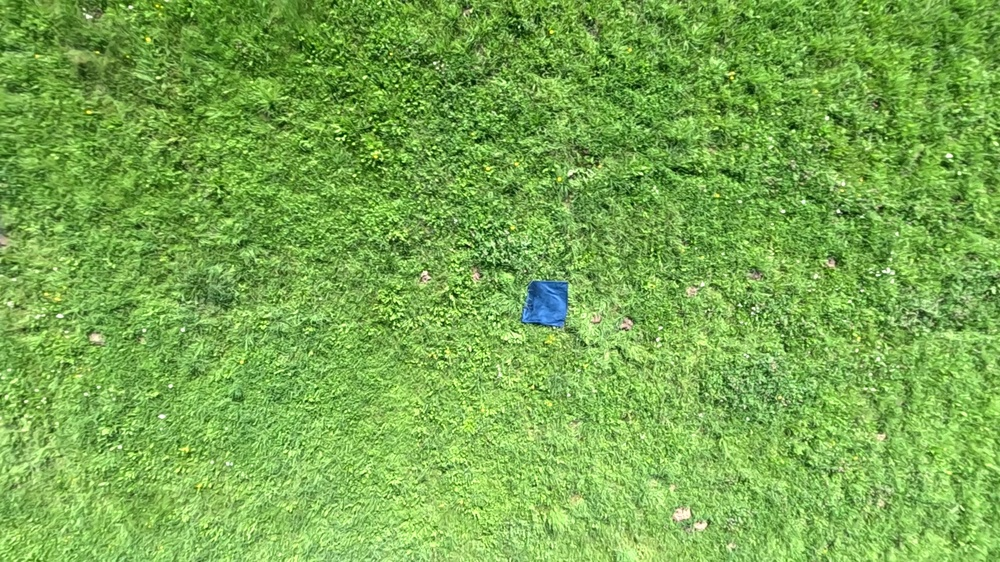
#> input picture AI_Prototyping/test_images/images/shapes_eval_0.jpg, 1000 x 562 px, shrunk from 1920 x 1080 before the run
$ python -i simple_shapes_detection.py   (imports and definitions only)
#> lines starting #> are read from the running program, lines starting #| are printed output that depends on the picture; after the words box and inside, x2 and y2 are one past the last pixel; in counts of white or black regions, pixels touching at a corner belong together
import cv2
import numpy as np


def shapes_detection(image):
    """
    Detects triangles and squares in an RGB image and marks them directly on the image.

    :param image: RGB numpy array of shape (height, width, 3) - will be modified in place
    :return: numpy array - The input image with detected shapes marked on it
    """

    result_image = image.copy()

    gray = cv2.cvtColor(image, cv2.COLOR_RGB2GRAY)
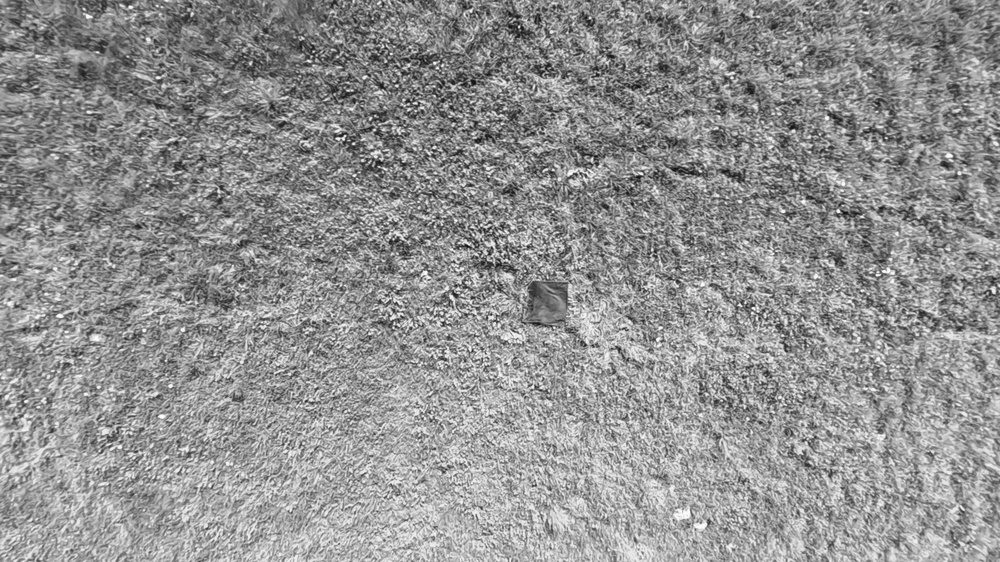
#> gray: shape (562, 1000); min 14, max 253, mean 145.6

    blurred = cv2.GaussianBlur(gray, (5, 5), 0)

    thresh = cv2.adaptiveThreshold(blurred, 255, cv2.ADAPTIVE_THRESH_GAUSSIAN_C,
                                   cv2.THRESH_BINARY, 11, 2)
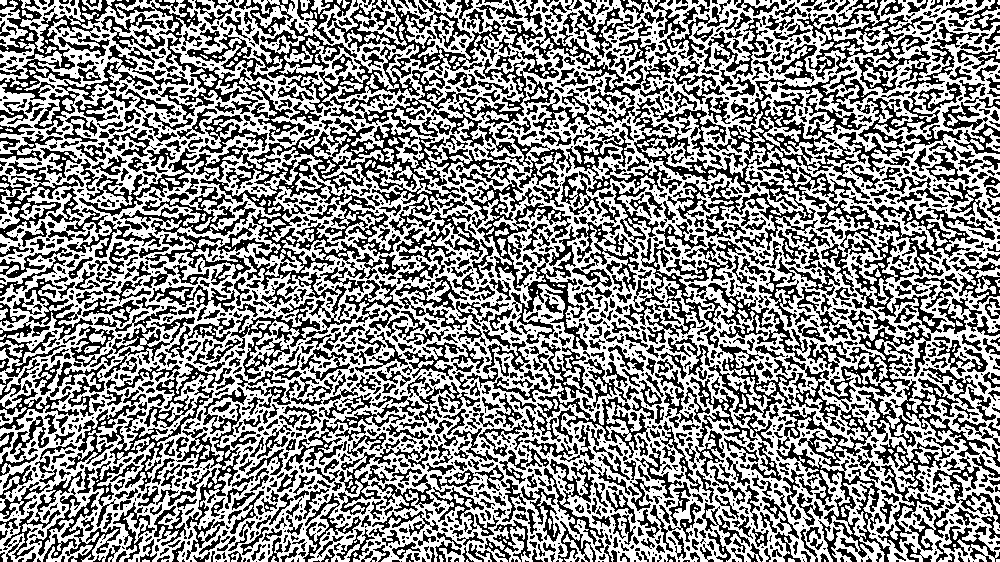
#> thresh: shape (562, 1000); 55% white; 2443 black regions (1171 under 20 px)

    contours, _ = cv2.findContours(thresh, cv2.RETR_EXTERNAL, cv2.CHAIN_APPROX_SIMPLE)
#> contours = 122 contours, 94 with area under 20; largest, box (x1, y1, x2, y2) and area: (0, 0, 1000, 562) 520712, (0, 0, 28, 50) 454, (504, 526, 525, 562) 246, (20, 203, 56, 220) 206, (978, 7, 1000, 28) 158

    for contour in contours:

        area = cv2.contourArea(contour)
        if area < 500:
            continue

        perimeter = cv2.arcLength(contour, True)
        epsilon = 0.02 * perimeter
        approx = cv2.approxPolyDP(contour, epsilon, True)

        vertices = len(approx)

        if vertices == 3:
            if _is_valid_triangle(approx, area):
                _mark_triangle(result_image, approx, contour)

        elif vertices == 4:
            if _is_square(approx, area):
                _mark_square(result_image, approx, contour)
#> this loop made 122 passes
#> area on passes 21, 27, 28, 32, 36, 45, 47, 50, 51, 53, 57: 245.5, 42.5, 123.5, 111.5, 43, 111, 22, 20, 206.5, 23, 130.5

    return result_image


# [19 lines left out: function _is_valid_triangle, not called in this run]


def _is_square(approx, area):
    """
    Validate if the approximated contour is a square.

    :param approx:Approximated contour points
    :param area: Contour area
    :return: bool - True if valid square
    """

    if not cv2.isContourConvex(approx):
        return False

    x, y, w, h = cv2.boundingRect(approx)

    aspect_ratio = w / h if h != 0 else 0
    if not (0.8 <= aspect_ratio <= 1.2):
        return False


    rect_area = w * h
    if rect_area == 0:
        return False

    area_ratio = area / rect_area

    if not (0.7 <= area_ratio <= 1.0):
        return False


    # return _check_right_angles(approx)
    return True


# [81 lines left out: functions _check_right_angles, _mark_triangle, _mark_square, not called in this run]

>>> import cv2
>>> picture = cv2.cvtColor(cv2.imread('test_images/images/shapes_eval_0.jpg'), cv2.COLOR_BGR2RGB)
>>> result = shapes_detection(picture)

$ run again, on AI_Prototyping/test_images/images/shapes_eval_1.jpg
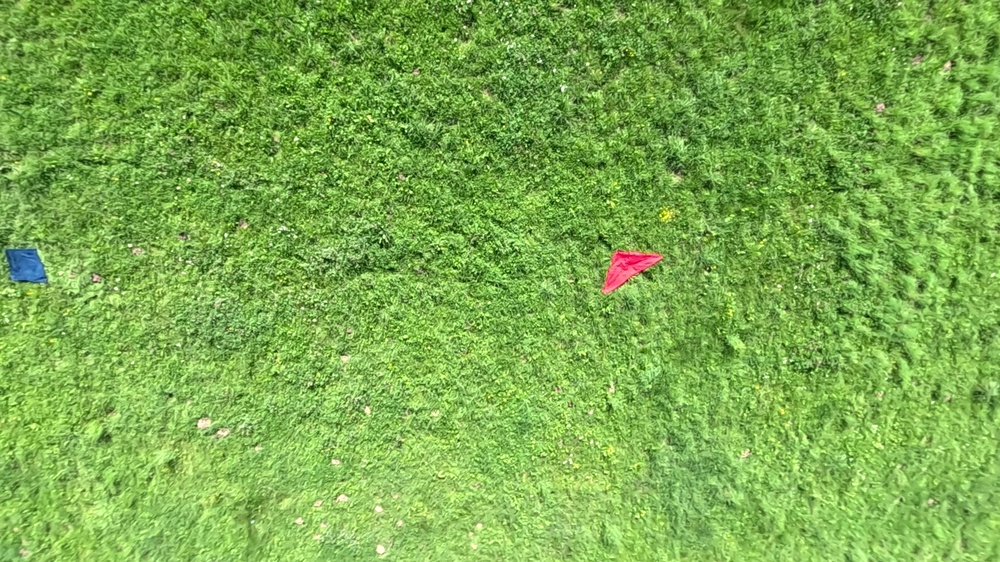
#> input picture AI_Prototyping/test_images/images/shapes_eval_1.jpg, 1000 x 562 px, shrunk from 1920 x 1080 before the run
#> in shapes_detection, `gray = cv2.cvtColor(image, cv2.COLOR_RGB2GRAY)`:
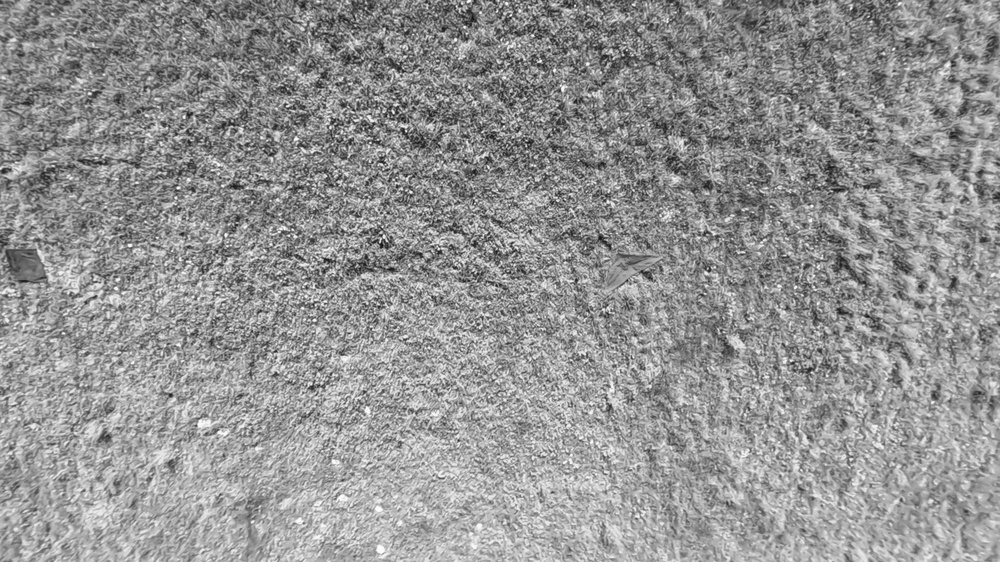
#> gray: shape (562, 1000); min 15, max 252, mean 147.5
#> in shapes_detection, `thresh = cv2.adaptiveThreshold(blurred, 255, cv2.ADAPTIVE_THRESH_GAUSS..`:
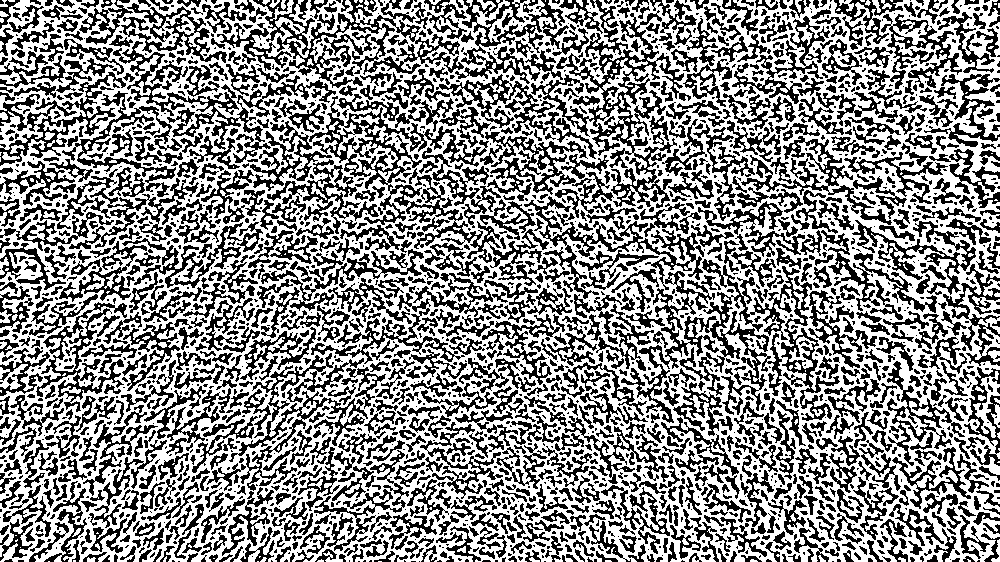
#> thresh: shape (562, 1000); 55.7% white; 2342 black regions (1154 under 20 px)
#> contours = 143 contours, 100 with area under 20; largest, box (x1, y1, x2, y2) and area: (0, 0, 1000, 562) 517376, (488, 0, 548, 43) 839, (973, 371, 1000, 438) 507, (602, 58, 632, 105) 328, (0, 364, 28, 390) 266
#> the loop in shapes_detection, `for contour in contours: ` made 143 passes
#> area on passes 13, 18, 19, 22, 30, 33, 38, 39: 23.5, 25.5, 51.5, 23.5, 85.5, 25.5, 265.5, 68.5

$ run again, on AI_Prototyping/test_images/images/shapes_eval_2.jpg
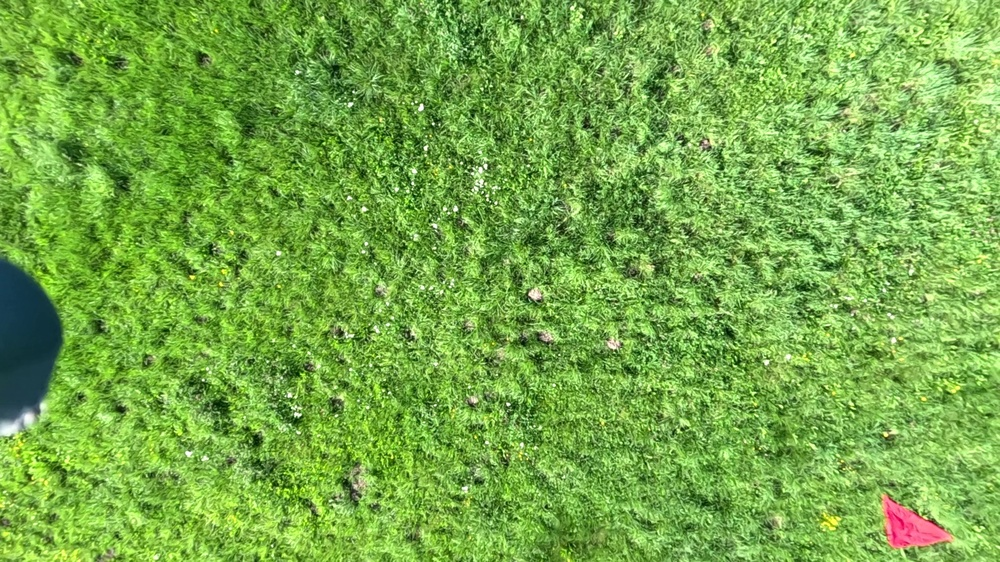
#> input picture AI_Prototyping/test_images/images/shapes_eval_2.jpg, 1000 x 562 px, shrunk from 1920 x 1080 before the run
#> in shapes_detection, `gray = cv2.cvtColor(image, cv2.COLOR_RGB2GRAY)`:
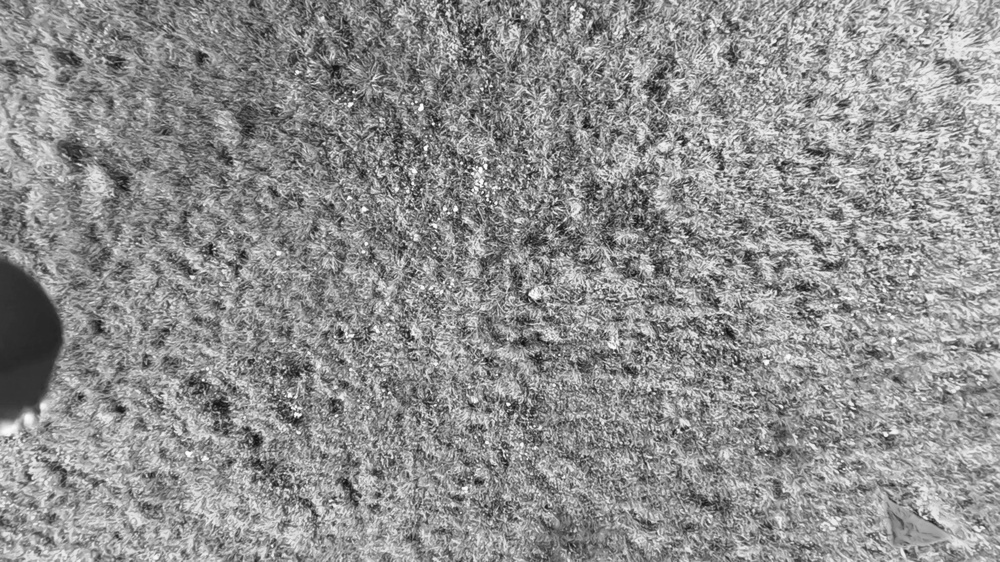
#> gray: shape (562, 1000); min 14, max 254, mean 143.4
#> in shapes_detection, `thresh = cv2.adaptiveThreshold(blurred, 255, cv2.ADAPTIVE_THRESH_GAUSS..`:
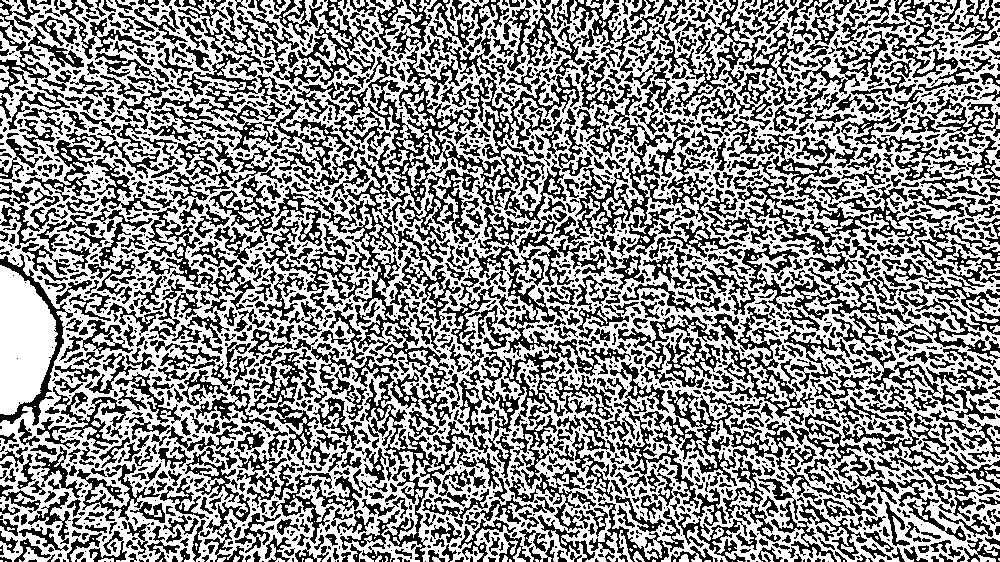
#> thresh: shape (562, 1000); 55.6% white; 2385 black regions (1254 under 20 px)
#> contours = 142 contours, 112 with area under 20; largest, box (x1, y1, x2, y2) and area: (0, 0, 1000, 562) 510598, (0, 265, 58, 415) 5990, (939, 324, 1000, 351) 496, (950, 0, 990, 31) 374, (445, 0, 461, 35) 220
#> the loop in shapes_detection, `for contour in contours: ` made 142 passes
#> area on passes 18, 19, 25, 27, 30, 35, 42, 44: 31, 20.5, 20, 45.5, 50.5, 53.5, 59, 59

$ run again, on AI_Prototyping/test_images/images/shapes_eval_3.jpg
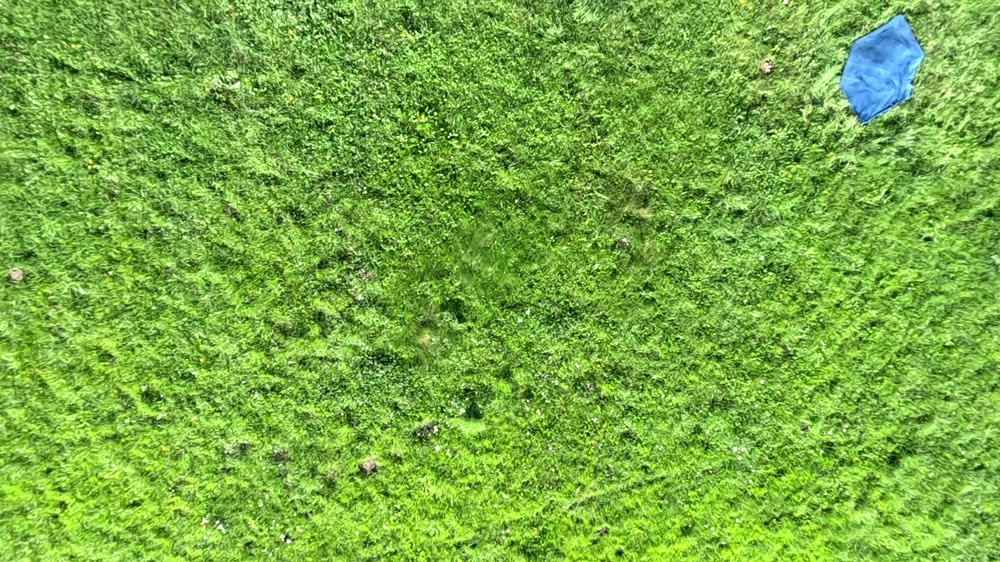
#> input picture AI_Prototyping/test_images/images/shapes_eval_3.jpg, 1000 x 562 px, shrunk from 1920 x 1080 before the run
#> in shapes_detection, `gray = cv2.cvtColor(image, cv2.COLOR_RGB2GRAY)`:
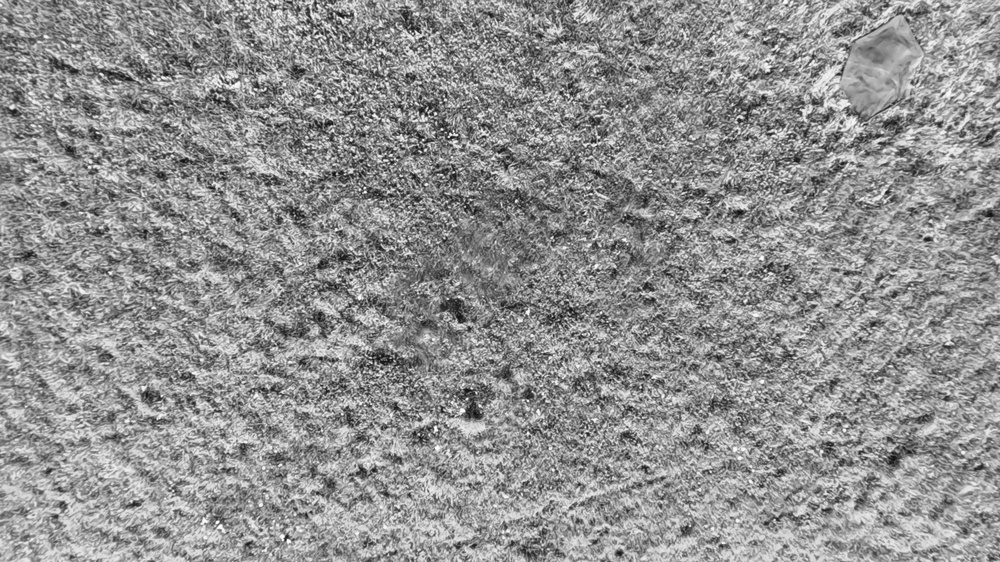
#> gray: shape (562, 1000); min 15, max 252, mean 145.1
#> in shapes_detection, `thresh = cv2.adaptiveThreshold(blurred, 255, cv2.ADAPTIVE_THRESH_GAUSS..`:
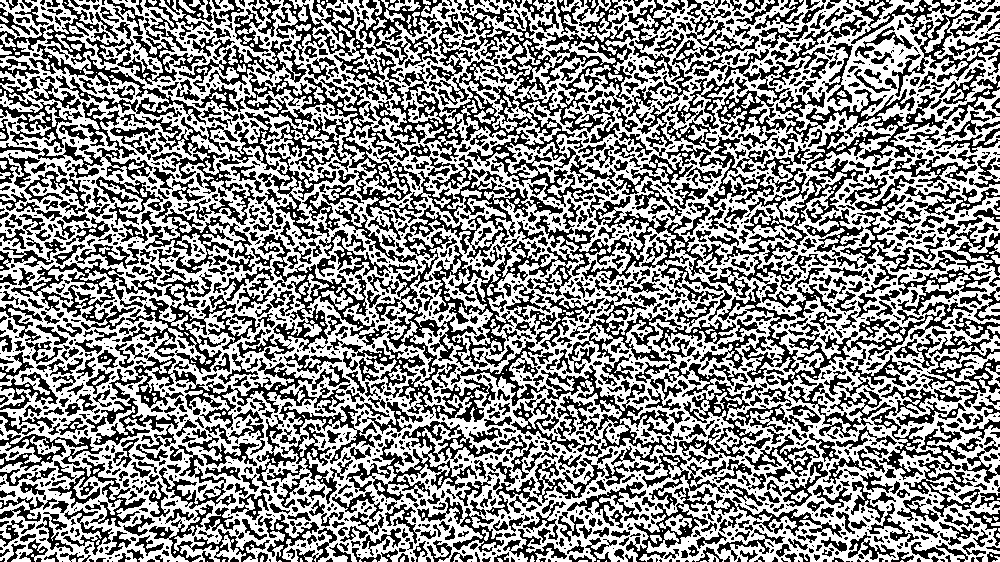
#> thresh: shape (562, 1000); 55.1% white; 2340 black regions (1203 under 20 px)
#> contours = 152 contours, 111 with area under 20; largest, box (x1, y1, x2, y2) and area: (0, 0, 1000, 562) 508284, (0, 439, 42, 464) 337, (659, 514, 692, 535) 254, (30, 436, 61, 455) 178, (924, 17, 950, 53) 173
#> the loop in shapes_detection, `for contour in contours: ` made 152 passes
#> area on passes 20, 24, 32: 41.5, 43, 24.5
